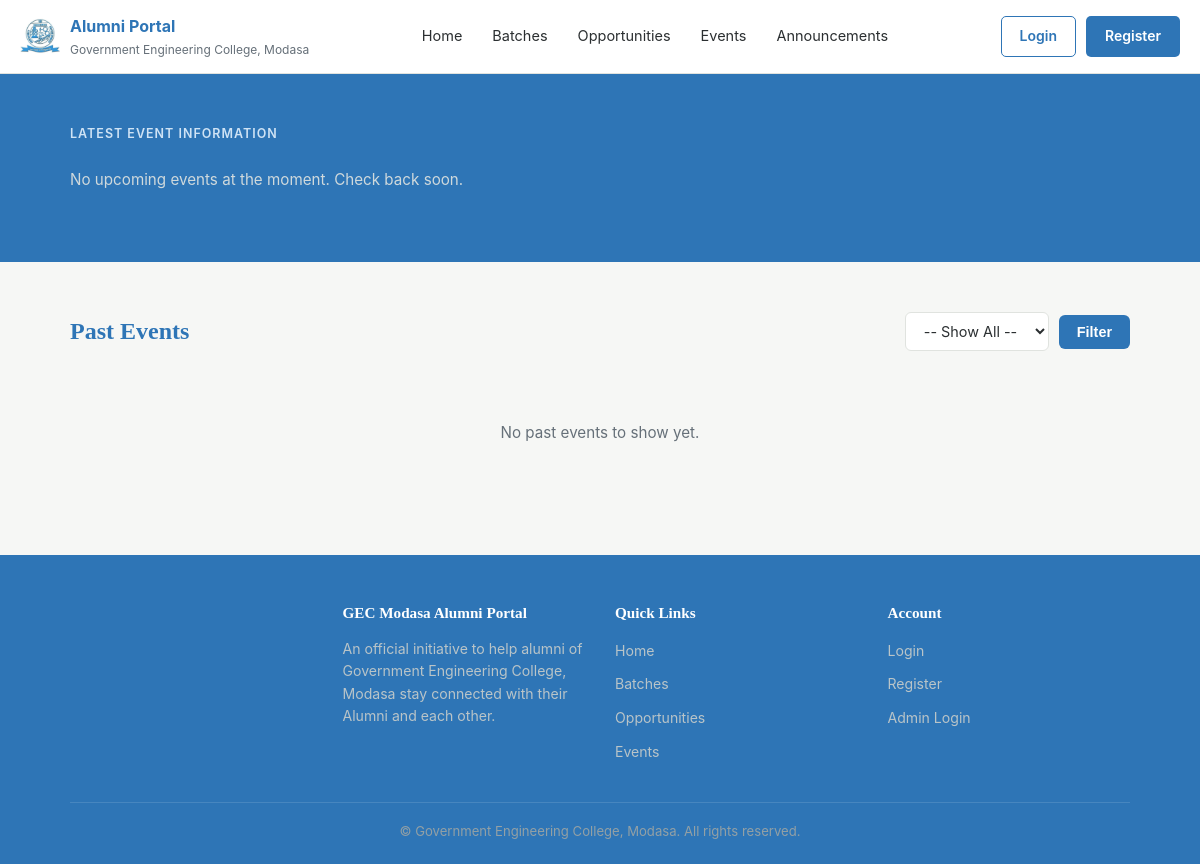
/alumni/show_events.php, run on an earlier commit of the app's database.
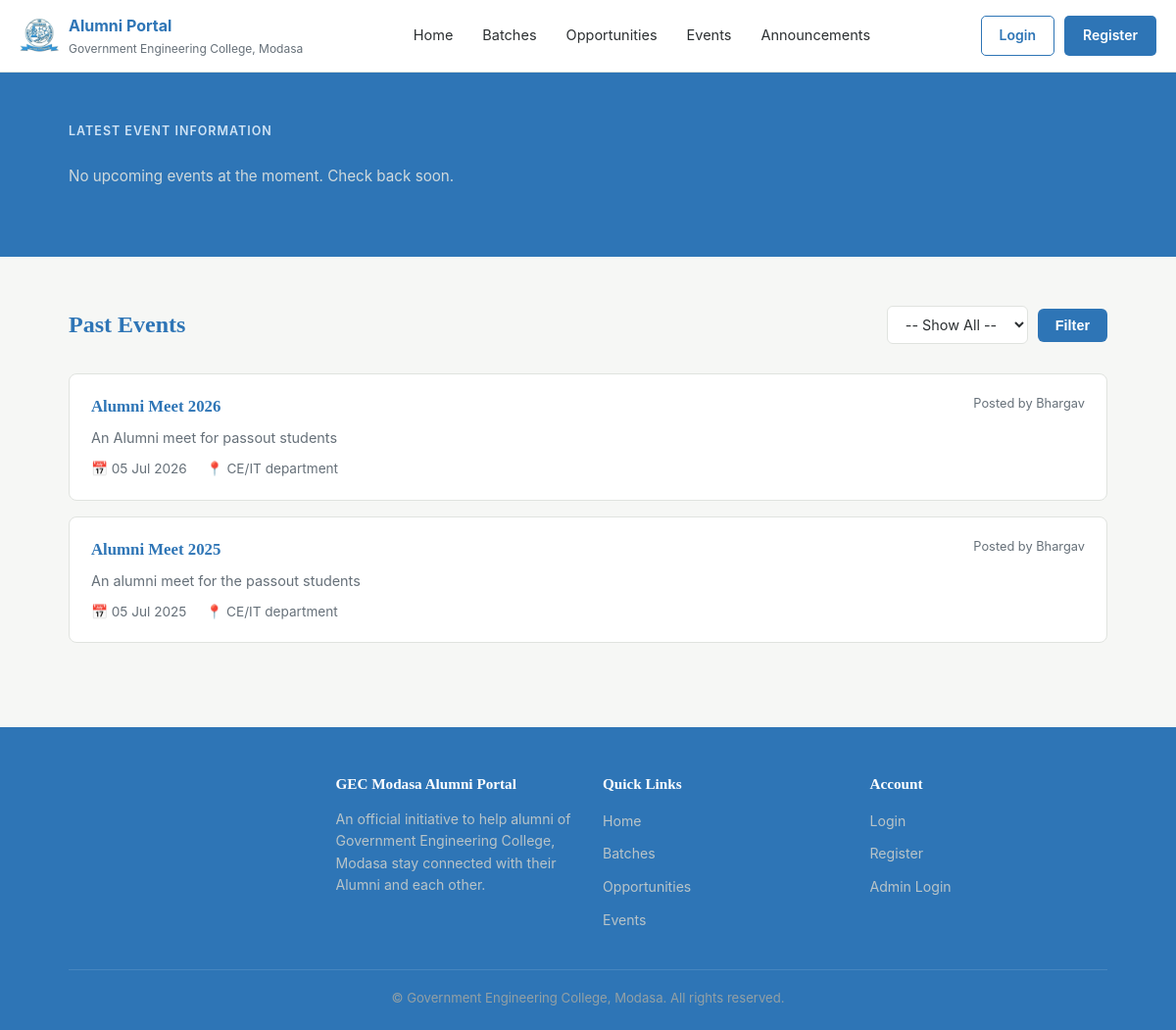
And on a later commit of the database.
### tables this page shows
CREATE TABLE `event_master` (
  `event_id` int(11) NOT NULL,
  `event_name` varchar(255) NOT NULL,
  `event_desc` varchar(255) DEFAULT NULL,
  `event_venue` varchar(255) NOT NULL,
  `event_date` date NOT NULL,
  `event_time` time DEFAULT NULL,
  `event_additional_links` varchar(255) DEFAULT NULL,
  `created_by` int(11) NOT NULL,
  `created_at` timestamp NOT NULL DEFAULT current_timestamp(),
  `updated_at` timestamp NOT NULL DEFAULT current_timestamp() ON UPDATE current_timestamp()
);

CREATE TABLE `adminmaster` (
  `admin_id` int(11) NOT NULL,
  `admin_name` varchar(255) NOT NULL,
  `admin_email` varchar(255) NOT NULL,
  `password` varchar(255) NOT NULL,
  `created_At` datetime NOT NULL DEFAULT current_timestamp(),
  `update_at` timestamp NOT NULL DEFAULT current_timestamp() ON UPDATE current_timestamp()
);

### alumni/show_events.php (the view, shortened to what this page needs)
<?php
require '../utills/db_conn.php';
include "./alumni_favicon.php";
$sql = "SELECT e.event_id, e.event_name, e.event_desc, e.event_venue,
               e.event_date, e.event_time, e.event_additional_links,
               e.created_at, a.admin_name AS admin_name
        FROM event_master e
        JOIN adminmaster a ON e.created_by = a.admin_id ";
$result = mysqli_query($conn, $sql);
$today = date('Y-m-d');
$latestEvent = null;
$pastEvents = [];
$filterYear = $_GET['fyear'] ?? null;
while ($row = mysqli_fetch_assoc($result)) {
    $eventYear = date('Y', strtotime($row['event_date']));
    if ($row['event_date'] >= $today && $latestEvent === null) {
        $latestEvent = $row;
    } elseif ($row['event_date'] < $today) {
        if (empty($filterYear) || $eventYear == $filterYear || $filterYear == "all") {
            $pastEvents[] = $row;
        }
    }
}
?>
<!DOCTYPE html>
<html lang="en">
<head>
</head>
<body>
    <?php include "./navbar.php"; ?>
    <section class="latest-banner">
        <div class="container">
            <div class="label">Latest Event Information</div>
            <?php if ($latestEvent): ?>
                <div class="latest-card">
                    <h2><?= htmlspecialchars($latestEvent['event_name']) ?></h2>
                    <?php if (!empty($latestEvent['event_desc'])): ?>
                        <p class="desc"><?= htmlspecialchars($latestEvent['event_desc']) ?></p>
                    <?php endif; ?>
                    <div class="latest-meta">
                        <span><strong>Date</strong><?= date('d M Y', strtotime($latestEvent['event_date'])) ?></span>
                        <?php if (!empty($latestEvent['event_time'])): ?>
                            <span><strong>Time</strong><?= date('h:i A', strtotime($latestEvent['event_time'])) ?></span>
                        <?php endif; ?>
                        <span><strong>Venue</strong><?= htmlspecialchars($latestEvent['event_venue']) ?></span>
                        <span><strong>Posted By</strong><?= htmlspecialchars($latestEvent['admin_name']) ?></span>
                    </div>
                    <?php if (!empty($latestEvent['event_additional_links'])): ?>
                        <a href="<?= htmlspecialchars($latestEvent['event_additional_links']) ?>" class="link-btn" target="_blank" rel="noopener">View Details / Register</a>
                    <?php endif; ?>
                </div>
            <?php else: ?>
                <p class="no-upcoming">No upcoming events at the moment. Check back soon.</p>
            <?php endif; ?>
        </div>
    </section>
    <section class="past-section">
        <div class="container">
            <div class="past-header">
                <h2>Past Events</h2>
                <form method="GET">
                    <select name="fyear">
                        <option value="all">-- Show All --</option>
                    </select>
                    <button type="submit">
                        Filter
                    </button>
                </form>
            </div>
            <?php if (isset($pastEvents) && count($pastEvents) > 0): ?>
                <?php foreach ($pastEvents as $event): ?>
                    <div class="event-card" data-year="<?= date('Y', strtotime($event['event_date'])) ?>">
                        <div class="info">
                            <h3><?= htmlspecialchars($event['event_name']) ?></h3>
                            <?php if (!empty($event['event_desc'])): ?>
                                <p class="desc"><?= htmlspecialchars($event['event_desc']) ?></p>
                            <?php endif; ?>
                            <div class="meta">
                                <span>&#128197; <?= date('d M Y', strtotime($event['event_date'])) ?></span>
                                <span>&#128205; <?= htmlspecialchars($event['event_venue']) ?></span>
                            </div>
                        </div>
                        <div class="posted-by">Posted by <?= htmlspecialchars($event['admin_name']) ?></div>
                    </div>
                <?php endforeach; ?>
            <?php else: ?>
                <div class="empty-state">No past events to show yet.</div>
            <?php endif; ?>
        </div>
    </section>
    <?php include "./footer.php" ?>
</body>
</html>

What changed in the data, as far as the page shows it:
added event_master: event_name "Alumni Meet 2026", event_desc "An Alumni meet for passout students", event_date "05 Jul 2026", event_venue "CE/IT department", created_by.admin_name "Bhargav"
added event_master: event_name "Alumni Meet 2025", event_desc "An alumni meet for the passout students", event_date "05 Jul 2025", event_venue "CE/IT department", created_by.admin_name "Bhargav"
Also different on the page:
text no longer shown: "No past events to show yet."
